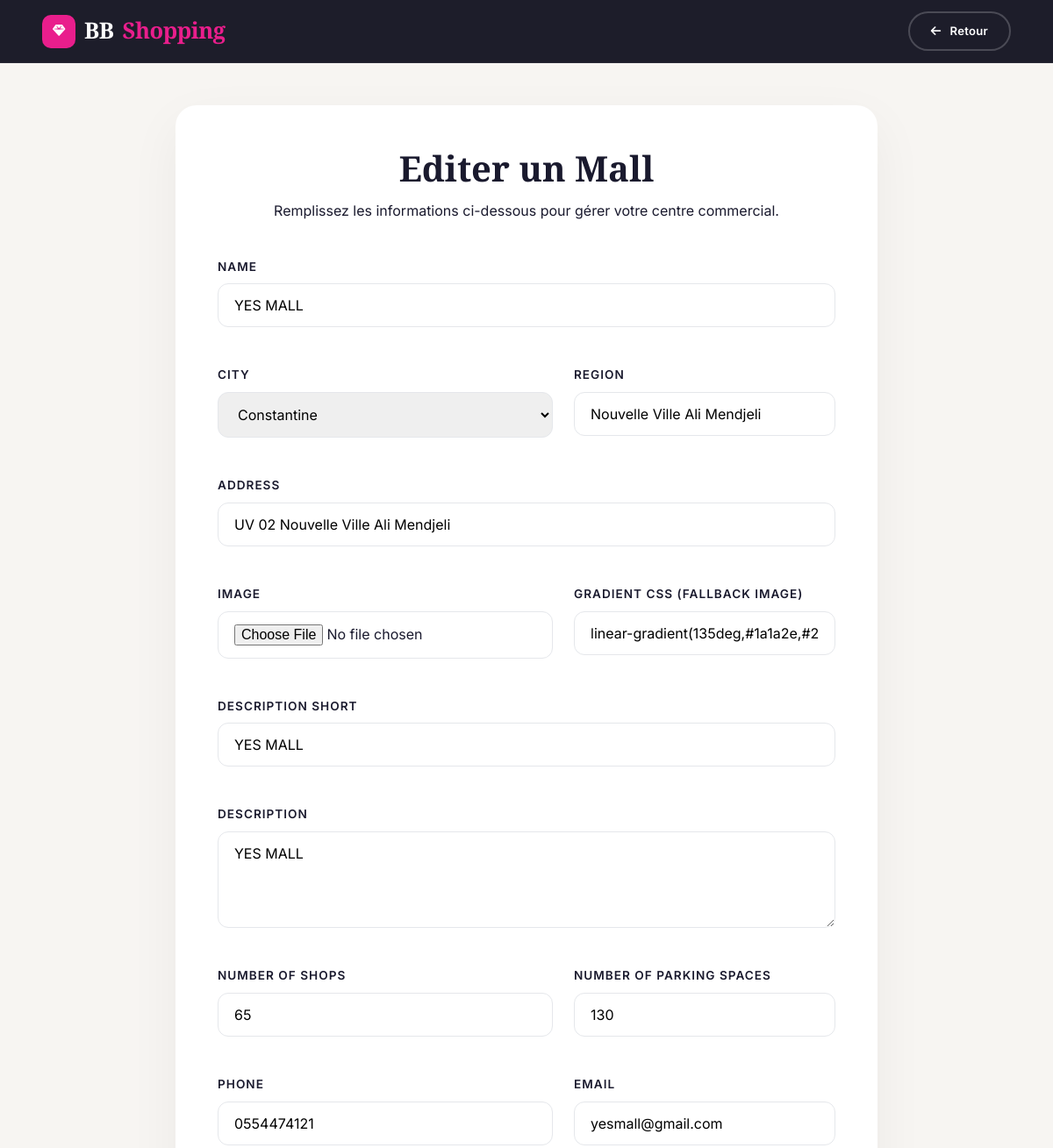
Before: /malls/yes-mall/edit/ (upper part) with the older database file.
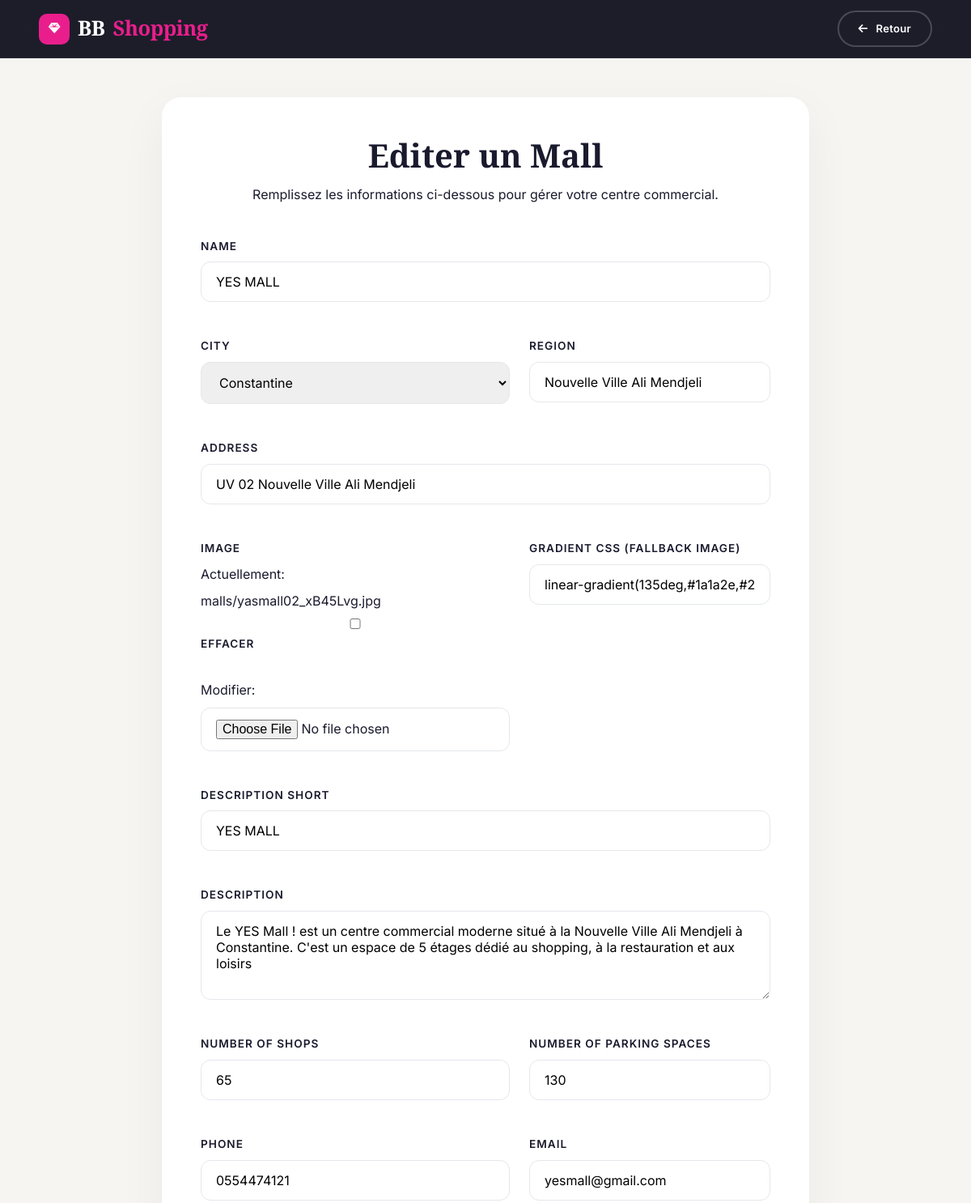
After: the same page with the newer database file.
### centre_commercial/models.py (models this page shows, shortened)
class Mall(models.Model):
    CITIES = [
        ('constantine', 'Constantine'),
        ('alger', 'Alger'),
        ('oran', 'Oran'),
        ('annaba', 'Annaba'),
        ('setif', 'Sétif'),
        ('autre', 'Autre'),
    ]
    name = models.CharField(max_length=200)
    slug = models.SlugField(unique=True, blank=True)
    city = models.CharField(max_length=50, choices=CITIES)
    region = models.CharField(max_length=100)
    address = models.CharField(max_length=300)
    image = models.ImageField(upload_to='malls/', blank=True, null=True)
    bg_color = models.CharField(max_length=200, default="linear-gradient(135deg,#1a1a2e,#2d1f6e)",
                                  verbose_name="Gradient CSS (fallback image)",
                                  help_text="Ex: linear-gradient(135deg,#1a1a2e,#e91e8c)")
    description_short = models.CharField(max_length=180, blank=True)
    description = models.TextField()
    is_open = models.BooleanField(default=True)
    is_featured = models.BooleanField(default=False)
    badge           = models.CharField(max_length=40, blank=True, verbose_name="Badge (ex: New, Phare)")
    observation     = models.TextField(blank=True, null=True, verbose_name="Observation") # En cas de fermeture ou autre
    phone        = models.CharField(max_length=20, blank=True, null=True, verbose_name="Phone")
    email            = models.EmailField(blank=True, null=True)
    website         = models.URLField(blank=True, null=True)
    opening_time = models.TimeField()
    closing_time = models.TimeField()
    number_of_shops = models.IntegerField(default=0)
    number_of_parking_spaces = models.IntegerField(default=0)
    created_at = models.DateTimeField(auto_now_add=True)
    updated_at = models.DateTimeField(auto_now=True)
    opening_date = models.DateField(blank=True, null=True, verbose_name="Opening date (if future)")
    class Meta:
        verbose_name = "Centre Commercial (Mall)"
        verbose_name_plural = "Centres Commerciaux (Malls)"
        ordering = ['-is_featured', 'name']

### centre_commercial/views.py (the view)
# urls.py: path('malls/<slug:slug>/edit/', views.MallUpdateView.as_view(), name='mall_update'),
class MallUpdateView(UpdateView):
    model = Mall
    form_class = MallForm
    template_name = 'mall/mall_form.html'
    success_url = reverse_lazy('home')

### centre_commercial/context_processors.py (called while the page is built)
def cart_processor(request):
    cart_count = 0
    if request.user.is_authenticated:
        order = Order.objects.filter(user=request.user, status='pending').first()
        if order:
            cart_count = sum(item.quantity for item in order.items.all())
    return {
        'cart_count': cart_count
    }

### templates/mall/mall_form.html (shortened to what this page needs)
{% load static %}
<!DOCTYPE html>
<html lang="fr">
<head>
    <link rel="stylesheet" href="https://cdnjs.cloudflare.com/ajax/libs/font-awesome/6.5.0/css/all.min.css">
    <link rel="stylesheet" href="{% static 'css/main.css' %}">
    <link rel="stylesheet" href="{% static 'css/portal.css' %}">
</head>
<body>
<header class="portal-nav">
    <a href="{% url 'home' %}" class="portal-nav__brand">
        <span class="portal-nav__brand-icon"><i class="fas fa-gem"></i></span>
        BB <span>Shopping</span>
    </a>
    <a href="{% url 'mall_table_list' %}" class="ym-btn ym-btn--sm ym-btn--ghost" style="color:#fff; border-color: rgba(255,255,255,0.2);">
        <i class="fas fa-arrow-left"></i> Retour
    </a>
</header>
<section class="form-section">
    <div class="ym-container">
        <div class="form-container">
            <div class="form-header">
                <h1>{% if object %}Editer{% else %}Créer{% endif %} un Mall</h1>
                <p class="text-muted">Remplissez les informations ci-dessous pour gérer votre centre commercial.</p>
            </div>
            <form method="post" enctype="multipart/form-data" class="form-grid">
                <div class="form-group full-width">
                    <label for="{{ form.name.id_for_label }}">{{ form.name.label }}</label>
                    {{ form.name }}
                </div>
                <div class="form-group">
                    <label for="{{ form.city.id_for_label }}">{{ form.city.label }}</label>
                    {{ form.city }}
                </div>
                <div class="form-group">
                    <label for="{{ form.region.id_for_label }}">{{ form.region.label }}</label>
                    {{ form.region }}
                </div>
                <div class="form-group full-width">
                    <label for="{{ form.address.id_for_label }}">{{ form.address.label }}</label>
                    {{ form.address }}
                </div>
                <div class="form-group">
                    <label for="{{ form.image.id_for_label }}">{{ form.image.label }}</label>
                    {{ form.image }}
                </div>
                <div class="form-group">
                    <label for="{{ form.bg_color.id_for_label }}">{{ form.bg_color.label }}</label>
                    {{ form.bg_color }}
                </div>
                <div class="form-group full-width">
                   <label for="{{ form.description_short.id_for_label }}">{{ form.description_short.label }}</label>
                    {{ form.description_short }}
                </div>
                <div class="form-group full-width">
                    <label for="{{ form.description.id_for_label }}">{{ form.description.label }}</label>
                    {{ form.description }}
                </div>
                <div class="form-group">
                    <label for="{{ form.number_of_shops.id_for_label }}">{{ form.number_of_shops.label }}</label>
                    {{ form.number_of_shops }}
                </div>
                <div class="form-group">
                    <label for="{{ form.number_of_parking_spaces.id_for_label }}">{{ form.number_of_parking_spaces.label }}</label>
                    {{ form.number_of_parking_spaces }}
                </div>
                <div class="form-group">
                    <label for="{{ form.phone.id_for_label }}">{{ form.phone.label }}</label>
                    {{ form.phone }}
                </div>
                <div class="form-group">
                    <label for="{{ form.email.id_for_label }}">{{ form.email.label }}</label>
                    {{ form.email }}
                </div>
            </form>
        </div>
    </div>
</section>
</body>
</html>

Changed rows visible on the page:
changed Mall "YES MALL": description "YES MALL" → "Le YES Mall ! est un centre commercial moderne situé à la Nouvelle Ville Ali Mendjeli à Constantine. C'est un espace de 5 étages dédié au shopping, à la restauration et aux loisirs"
Other visible differences:
form field image: (not shown) → "☐"
text now shown: "Actuellement: malls/yasmall02_xB45Lvg.jpg EFFACER Modifier:"
